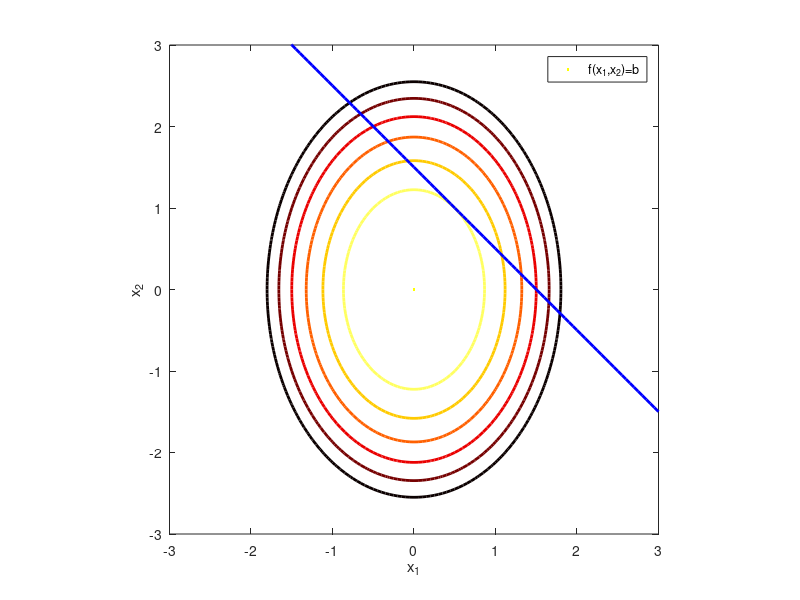

MATLAB code to generate this figure: (Note: this script raises an error after producing the figure.)
% AI2 Exercise 6
% 10.12.2021

x1 = [-3:0.05:3];
x2 = [-3:0.05:3];

% lecturer solution
%x1 = -3.25:0.01:3.25;
%x2 = -3.25:0.01:3.25;

z = meshgrid(x1,x2);
 
f = zeros(size(z));
for i =1:length(x1)
    for j = 1:length(x2)
        f(i,j) = -x1(i)^2-2*(x2(j)^2)+7.5;
    end
end
 
figure
set(gcf,'color','w')
colormap(hot(64))
plot(0,0,'.y')
hold on
contour(x1,x2,f,1:10,'Linewidth',2)
plot(x1,1.5-x1,'b', 'Linewidth',2)
 
xlabel('x_1')
ylabel('x_2')
legend('f(x_1,x_2)=b')
axis equal
 
ax = gca;
ax.FontSize = 10;
 